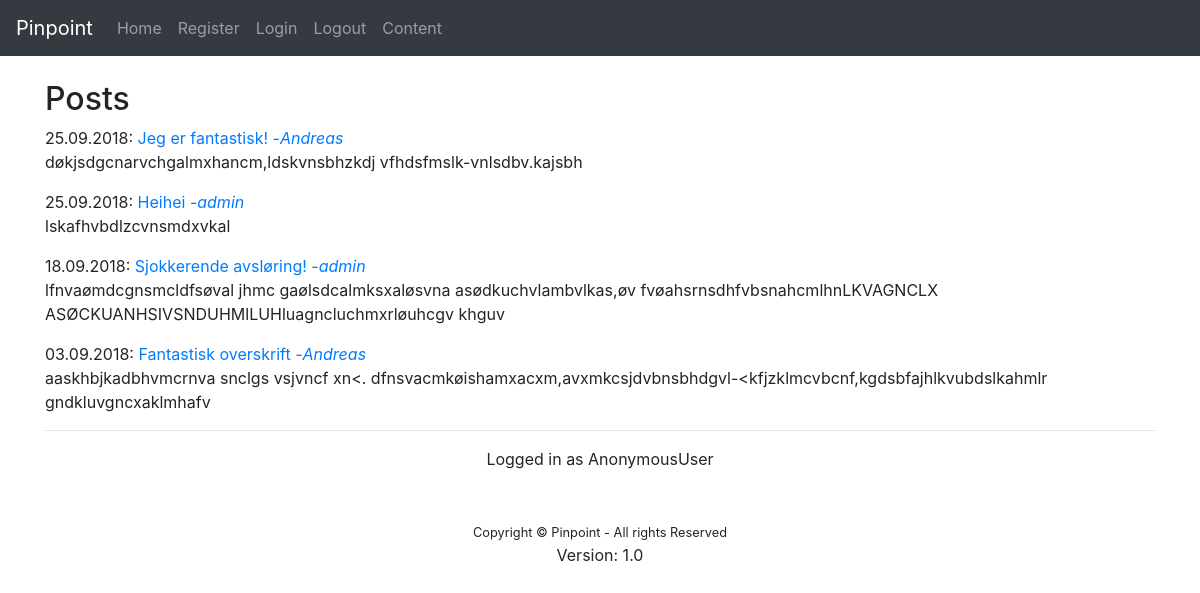
/, run on an earlier commit of the app's database.
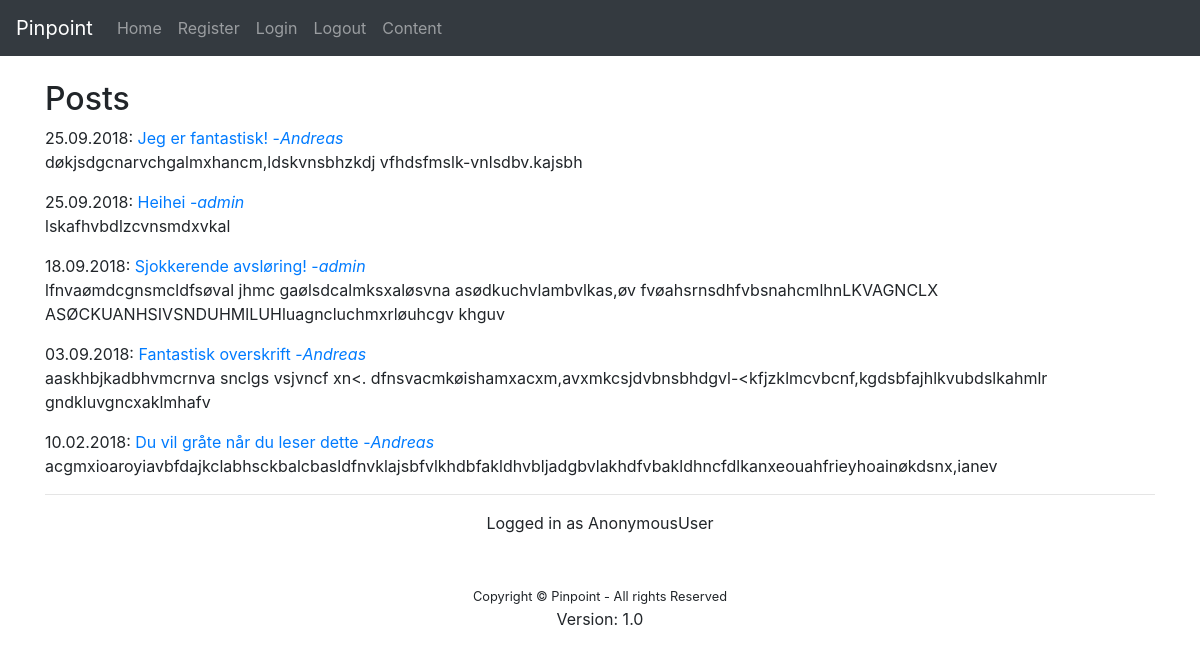
And on a later commit of the database.
### view_content/models.py (models this page shows, shortened)
class Post(models.Model):
    title = models.CharField(max_length=200)
    body = models.TextField()
    date = models.DateTimeField()
    author = models.ForeignKey('auth.User', on_delete=models.CASCADE)
    published = models.BooleanField(default=False)

### view_content/views.py (the view)
# urls.py: path('', views.index, name="home"),
def index(request):
    posts = Post.objects.all().order_by("-date")[:20]
    return render(request, "view_content/TEMPORARY.html", {'posts': posts})

### view_content/templates/view_content/TEMPORARY.html (shortened to what this page needs)
{% extends "base.html" %}
{% block content %}
	<h2>Posts</h2>
    {% for post in posts %}
        {% if post.published %}
            <span>{{ post.date|date:"d.m.Y" }}: </span>
            <a href="">{{ post.title }}</a><a href="">   -<i>{{ post.author.username }}</i></a>
            <p>{{ post.body }}</p>
        {% endif %}
    {% endfor %}
    <hr>
{% endblock %}

What changed in the data, as far as the page shows it:
added Post: date "10.02.2018", title "Du vil gråte når du leser dette", author.username "Andreas", body "acgmxioaroyiavbfdajkclabhsckbalcbasldfnvklajsbfvlkhdbfakldhvbljadgbvlakhdfvbakldhncfdlkanxeouahfrieyhoainøkdsnx,ianev"
